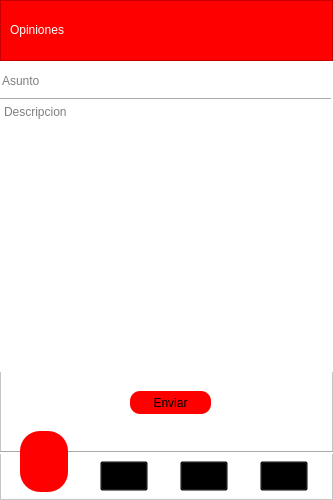
<?xml version="1.0" encoding="UTF-8"?>
<ui version="4.0">
 <class>VentanaOpiniones</class>
 <widget class="QWidget" name="VentanaOpiniones">
  <property name="geometry">
   <rect>
    <x>0</x>
    <y>0</y>
    <width>333</width>
    <height>500</height>
   </rect>
  </property>
  <property name="minimumSize">
   <size>
    <width>333</width>
    <height>500</height>
   </size>
  </property>
  <property name="maximumSize">
   <size>
    <width>333</width>
    <height>500</height>
   </size>
  </property>
  <property name="windowTitle">
   <string>Opiniones</string>
  </property>
  <property name="styleSheet">
   <string notr="true">background-color: rgb(255, 255, 255);</string>
  </property>
  <widget class="QFrame" name="frame">
   <property name="geometry">
    <rect>
     <x>0</x>
     <y>0</y>
     <width>333</width>
     <height>61</height>
    </rect>
   </property>
   <property name="minimumSize">
    <size>
     <width>333</width>
     <height>51</height>
    </size>
   </property>
   <property name="styleSheet">
    <string notr="true">background-color:  rgb(255, 0, 0);</string>
   </property>
   <property name="frameShape">
    <enum>QFrame::StyledPanel</enum>
   </property>
   <property name="frameShadow">
    <enum>QFrame::Raised</enum>
   </property>
   <widget class="QLabel" name="label">
    <property name="geometry">
     <rect>
      <x>10</x>
      <y>10</y>
      <width>91</width>
      <height>41</height>
     </rect>
    </property>
    <property name="styleSheet">
     <string notr="true">background-color: rgba(0, 0, 0,0%);
font: 20pt &quot;Tw Cen MT Condensed&quot;;
border: None;</string>
    </property>
    <property name="text">
     <string>&lt;html&gt;&lt;head/&gt;&lt;body&gt;&lt;p&gt;&lt;span style=&quot; color:#ffffff;&quot;&gt;Opiniones&lt;/span&gt;&lt;/p&gt;&lt;/body&gt;&lt;/html&gt;</string>
    </property>
   </widget>
   <widget class="QLabel" name="label_2">
    <property name="geometry">
     <rect>
      <x>182</x>
      <y>10</y>
      <width>141</width>
      <height>41</height>
     </rect>
    </property>
    <property name="styleSheet">
     <string notr="true">image: url(:/imagenes/imagenes/logo-udemedellin-footer.png);</string>
    </property>
    <property name="text">
     <string/>
    </property>
    <property name="pixmap">
     <pixmap>../imagenes/logo-udemedellin-footer.png</pixmap>
    </property>
    <property name="scaledContents">
     <bool>true</bool>
    </property>
   </widget>
  </widget>
  <widget class="QFrame" name="frame_2">
   <property name="geometry">
    <rect>
     <x>0</x>
     <y>61</y>
     <width>333</width>
     <height>439</height>
    </rect>
   </property>
   <property name="minimumSize">
    <size>
     <width>333</width>
     <height>439</height>
    </size>
   </property>
   <property name="maximumSize">
    <size>
     <width>333</width>
     <height>439</height>
    </size>
   </property>
   <property name="frameShape">
    <enum>QFrame::StyledPanel</enum>
   </property>
   <property name="frameShadow">
    <enum>QFrame::Raised</enum>
   </property>
   <widget class="Line" name="line">
    <property name="geometry">
     <rect>
      <x>0</x>
      <y>390</y>
      <width>333</width>
      <height>3</height>
     </rect>
    </property>
    <property name="minimumSize">
     <size>
      <width>333</width>
      <height>0</height>
     </size>
    </property>
    <property name="orientation">
     <enum>Qt::Horizontal</enum>
    </property>
   </widget>
   <widget class="QToolButton" name="tbutton_usuario">
    <property name="geometry">
     <rect>
      <x>260</x>
      <y>400</y>
      <width>48</width>
      <height>30</height>
     </rect>
    </property>
    <property name="minimumSize">
     <size>
      <width>48</width>
      <height>30</height>
     </size>
    </property>
    <property name="maximumSize">
     <size>
      <width>48</width>
      <height>30</height>
     </size>
    </property>
    <property name="cursor">
     <cursorShape>PointingHandCursor</cursorShape>
    </property>
    <property name="styleSheet">
     <string notr="true">background-color:rgba(0,0,0,0%);
image: url(:/imagenes/imagenes/user.png);</string>
    </property>
    <property name="text">
     <string/>
    </property>
    <property name="icon">
     <iconset>
      <normaloff>../imagenes/user.png</normaloff>../imagenes/user.png</iconset>
    </property>
    <property name="iconSize">
     <size>
      <width>40</width>
      <height>30</height>
     </size>
    </property>
   </widget>
   <widget class="QToolButton" name="tbutton_noticias">
    <property name="geometry">
     <rect>
      <x>100</x>
      <y>400</y>
      <width>48</width>
      <height>30</height>
     </rect>
    </property>
    <property name="minimumSize">
     <size>
      <width>48</width>
      <height>30</height>
     </size>
    </property>
    <property name="maximumSize">
     <size>
      <width>48</width>
      <height>30</height>
     </size>
    </property>
    <property name="cursor">
     <cursorShape>PointingHandCursor</cursorShape>
    </property>
    <property name="styleSheet">
     <string notr="true">background-color:rgba(0,0,0,0%);
image: url(:/imagenes/imagenes/forma.png);</string>
    </property>
    <property name="text">
     <string/>
    </property>
    <property name="icon">
     <iconset>
      <normaloff>../imagenes/forma.png</normaloff>../imagenes/forma.png</iconset>
    </property>
    <property name="iconSize">
     <size>
      <width>40</width>
      <height>30</height>
     </size>
    </property>
   </widget>
   <widget class="QToolButton" name="tbutton_reserva">
    <property name="geometry">
     <rect>
      <x>180</x>
      <y>400</y>
      <width>48</width>
      <height>30</height>
     </rect>
    </property>
    <property name="minimumSize">
     <size>
      <width>48</width>
      <height>30</height>
     </size>
    </property>
    <property name="maximumSize">
     <size>
      <width>48</width>
      <height>30</height>
     </size>
    </property>
    <property name="cursor">
     <cursorShape>PointingHandCursor</cursorShape>
    </property>
    <property name="styleSheet">
     <string notr="true">background-color:rgba(0,0,0,0%);
image: url(:/imagenes/imagenes/calendar-clock.png);</string>
    </property>
    <property name="text">
     <string/>
    </property>
    <property name="icon">
     <iconset>
      <normaloff>../imagenes/calendar-clock.png</normaloff>../imagenes/calendar-clock.png</iconset>
    </property>
    <property name="iconSize">
     <size>
      <width>40</width>
      <height>30</height>
     </size>
    </property>
   </widget>
   <widget class="QToolButton" name="tbutton_opinion">
    <property name="geometry">
     <rect>
      <x>20</x>
      <y>370</y>
      <width>48</width>
      <height>61</height>
     </rect>
    </property>
    <property name="minimumSize">
     <size>
      <width>48</width>
      <height>33</height>
     </size>
    </property>
    <property name="cursor">
     <cursorShape>PointingHandCursor</cursorShape>
    </property>
    <property name="styleSheet">
     <string notr="true">background-color: rgb(255, 0, 0);
border-radius: 20px;
image: url(:/imagenes/imagenes/sobre.png);</string>
    </property>
    <property name="text">
     <string/>
    </property>
    <property name="icon">
     <iconset>
      <normaloff>../imagenes/sobre.png</normaloff>../imagenes/sobre.png</iconset>
    </property>
    <property name="iconSize">
     <size>
      <width>40</width>
      <height>30</height>
     </size>
    </property>
   </widget>
   <widget class="QLineEdit" name="lineedit_asunto">
    <property name="geometry">
     <rect>
      <x>0</x>
      <y>-1</y>
      <width>333</width>
      <height>41</height>
     </rect>
    </property>
    <property name="styleSheet">
     <string notr="true">border:None;</string>
    </property>
    <property name="placeholderText">
     <string>Asunto</string>
    </property>
   </widget>
   <widget class="QPlainTextEdit" name="plainTextEdit_descripcion">
    <property name="geometry">
     <rect>
      <x>0</x>
      <y>40</y>
      <width>333</width>
      <height>271</height>
     </rect>
    </property>
    <property name="minimumSize">
     <size>
      <width>333</width>
      <height>0</height>
     </size>
    </property>
    <property name="cursor" stdset="0">
     <cursorShape>IBeamCursor</cursorShape>
    </property>
    <property name="styleSheet">
     <string notr="true">border:None;</string>
    </property>
    <property name="documentTitle">
     <string/>
    </property>
    <property name="placeholderText">
     <string>Descripcion</string>
    </property>
   </widget>
   <widget class="Line" name="line_2">
    <property name="geometry">
     <rect>
      <x>0</x>
      <y>30</y>
      <width>331</width>
      <height>16</height>
     </rect>
    </property>
    <property name="orientation">
     <enum>Qt::Horizontal</enum>
    </property>
   </widget>
   <widget class="QPushButton" name="pushButton">
    <property name="geometry">
     <rect>
      <x>130</x>
      <y>330</y>
      <width>81</width>
      <height>23</height>
     </rect>
    </property>
    <property name="sizePolicy">
     <sizepolicy hsizetype="Maximum" vsizetype="Fixed">
      <horstretch>0</horstretch>
      <verstretch>0</verstretch>
     </sizepolicy>
    </property>
    <property name="cursor">
     <cursorShape>PointingHandCursor</cursorShape>
    </property>
    <property name="layoutDirection">
     <enum>Qt::LeftToRight</enum>
    </property>
    <property name="styleSheet">
     <string notr="true">QPushButton{
	background-color:  rgb(255, 0, 0);
	border-radius: 10px;
	font: 14pt &quot;Tw Cen MT Condensed&quot;;

}

QPushButton:hover{
	
	background-color: rgb(255, 208, 180);
	border-radius: 10px;
	font: 14pt &quot;Tw Cen MT Condensed&quot;;
}
</string>
    </property>
    <property name="text">
     <string>Enviar</string>
    </property>
   </widget>
   <zorder>plainTextEdit_descripcion</zorder>
   <zorder>line</zorder>
   <zorder>tbutton_usuario</zorder>
   <zorder>tbutton_noticias</zorder>
   <zorder>tbutton_reserva</zorder>
   <zorder>tbutton_opinion</zorder>
   <zorder>lineedit_asunto</zorder>
   <zorder>line_2</zorder>
   <zorder>pushButton</zorder>
  </widget>
  <zorder>frame_2</zorder>
  <zorder>frame</zorder>
 </widget>
 <resources>
  <include location="imagenes.qrc"/>
 </resources>
 <connections/>
</ui>
